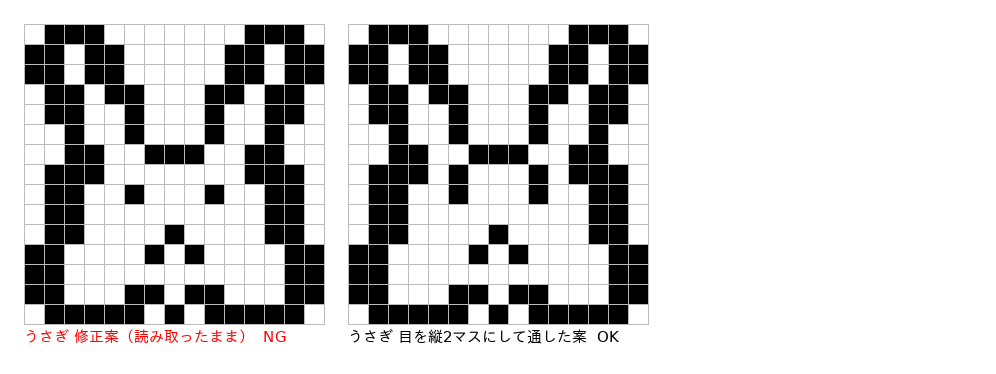
#> input picture kdp_nonogram/sample/うさぎ_比較.png, 996 x 374 px
$ python read_edited.py '../sample/うさぎ_比較.png' 5 '../sample/てるてる坊主_比較.png' '../sample/てるてる坊主_比較.png'
#> lines starting #> are read from the running program, lines starting #| are printed output that depends on the picture; after the words box and inside, x2 and y2 are one past the last pixel; in counts of white or black regions, pixels touching at a corner belong together
### kdp_nonogram/tools/nonogram.py
"""ノノグラムの手がかり計算と検査。

検査は2段階:
  1. line_solve  … 行・列ごとの論理だけで最後まで解けるか（＝当てずっぽう不要）
  2. count_solutions … 解の個数を数える（上限2）。1なら一意
本に載せる条件は「1が成功」。1が成功すれば解は必ず1つ。
"""
from functools import lru_cache


# [6 lines left out: function load, not called in this run]


def line_clue(cells):
    out, run = [], 0
    for c in cells:
        if c:
            run += 1
        elif run:
            out.append(run); run = 0
    if run:
        out.append(run)
    return out


def clues(grid):
    rows = [line_clue(r) for r in grid]
    cols = [line_clue([r[x] for r in grid]) for x in range(len(grid[0]))]
    return rows, cols


def _line_possible(clue, known):
    """known: 1=黒, 0=白, None=未定。各マスが黒になれるか・白になれるかを返す。"""
    n, k = len(known), len(clue)

    @lru_cache(maxsize=None)
    def fits(pos, ci):
        # pos 以降に clue[ci:] を置けるか
        if ci == k:
            return all(known[i] != 1 for i in range(pos, n))
        if pos >= n:
            return False
        ok = False
        if known[pos] != 1 and fits(pos + 1, ci):
            ok = True
        L = clue[ci]
        if (pos + L <= n and all(known[i] != 0 for i in range(pos, pos + L))
                and (pos + L == n or known[pos + L] != 1)):
            if fits(min(pos + L + 1, n), ci + 1):
                ok = True
        return ok

    can_b, can_w = [False] * n, [False] * n

    @lru_cache(maxsize=None)
    def mark(pos, ci):
        if not fits(pos, ci):
            return
        if ci == k:
            for i in range(pos, n):
                can_w[i] = True
            return
        if known[pos] != 1 and fits(pos + 1, ci):
            can_w[pos] = True
            mark(pos + 1, ci)
        L = clue[ci]
        if (pos + L <= n and all(known[i] != 0 for i in range(pos, pos + L))
                and (pos + L == n or known[pos + L] != 1)
                and fits(min(pos + L + 1, n), ci + 1)):
            for i in range(pos, pos + L):
                can_b[i] = True
            if pos + L < n:
                can_w[pos + L] = True
            mark(min(pos + L + 1, n), ci + 1)

    if not fits(0, 0):
        return None
    mark(0, 0)
    return can_b, can_w


def line_solve(rows, cols, board=None):
    """論理だけで詰める。戻り値 (board, 状態)。状態: 'solved' / 'stuck' / 'contradiction'"""
    h, w = len(rows), len(cols)
    b = [r[:] for r in board] if board else [[None] * w for _ in range(h)]
    changed = True
    while changed:
        changed = False
        for y in range(h):
            r = _line_possible(tuple(rows[y]), tuple(b[y]))
            if r is None:
                return b, "contradiction"
            for x in range(w):
                if b[y][x] is None and r[0][x] != r[1][x]:
                    b[y][x] = 1 if r[0][x] else 0; changed = True
        for x in range(w):
            r = _line_possible(tuple(cols[x]), tuple(b[y][x] for y in range(h)))
            if r is None:
                return b, "contradiction"
            for y in range(h):
                if b[y][x] is None and r[0][y] != r[1][y]:
                    b[y][x] = 1 if r[0][y] else 0; changed = True
    done = all(c is not None for r in b for c in r)
    return b, "solved" if done else "stuck"


# [16 lines left out: function count_solutions, not called in this run]


def check(grid):
    rows, cols = clues(grid)
    b, st = line_solve(rows, cols)
    same = st == "solved" and all((b[y][x] == 1) == grid[y][x] for y in range(len(grid)) for x in range(len(grid[0])))
    unknown = sum(c is None for r in b for c in r)
    # 決まらないマスが多い絵で解の数を数えると終わらない（30×30の細い線の絵で10分以上）。その場合は数えない（None）
    n = 1 if same else (count_solutions(rows, cols) if unknown <= 60 else None)
    return {"logic_only": same, "solutions": n, "stuck_cells": unknown,
            "fill": sum(map(sum, grid)) / (len(grid) * len(grid[0])),
            "empty_lines": sum(not c for c in rows) + sum(not c for c in cols)}


def title_of(path):
    return open(path, encoding="utf-8").readline().lstrip("; ").strip()


# [10 lines left out: function title_runs, not called in this run]

### kdp_nonogram/tools/read_edited.py
"""本人が一覧の画像に手を入れて送ってきた絵を読む。
画像のどこに絵があっても、薄い灰色の格子線を1本ずつ見つけ、線と線の中点を見て黒白を決める。
使い方: python3 tools/read_edited.py 画像 マス数 [出力.txt "題"]"""
import sys, os
sys.path.insert(0, os.path.dirname(__file__))
import numpy as np
from PIL import Image


def _peaks(v, th):
    idx = [k for k in range(len(v)) if v[k] > th]
    out, cur = [], [idx[0]]
    for k in idx[1:]:
        if k - cur[-1] <= 2:
            cur.append(k)
        else:
            out.append(sum(cur) / len(cur)); cur = [k]
    out.append(sum(cur) / len(cur))
    return out


def _regular(p, n):
    """n+1 本の等間隔の線の並びを探す（題の文字などの余計な線を除く）"""
    best = None
    for i in range(len(p) - n):
        seg = p[i:i + n + 1]
        d = np.diff(seg)
        err = d.std() / d.mean()
        if best is None or err < best[0]:
            best = (err, seg)
    return best


def read(path, n):
#> called with path = '../sample/うさぎ_比較.png', n = 5
    im = Image.open(path)
#> im is the input picture: PIL image 996x374 RGB; mean R, G, B 202.6, 202.1, 202.1
    bg = Image.new("RGBA", im.size, "white"); bg.alpha_composite(im.convert("RGBA"))
#> after `bg = Image.new('RGBA', im.size, 'white')`: bg: PIL image 996x374 RGBA; every value is 255
    a = np.asarray(bg.convert("L")).astype(float)
    g = (a > 150) & (a < 236)
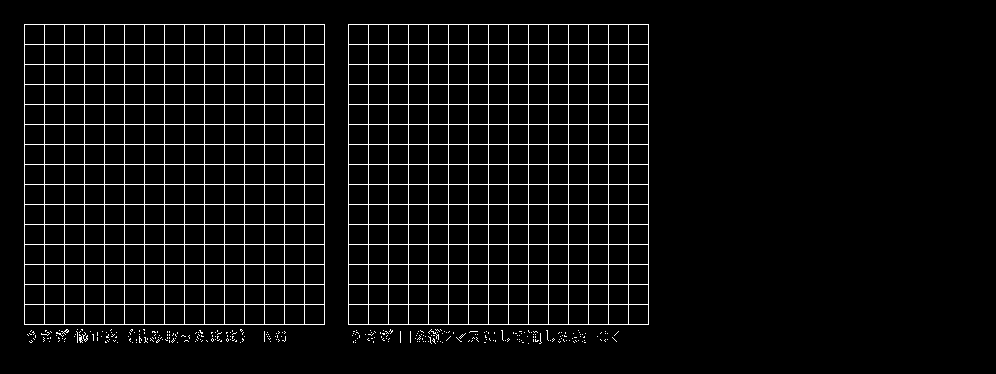
#> g: shape (374, 996) bool; 5.3% white in thin lines or dots, all inside (x1, y1, x2, y2) = (24, 24, 649, 344)
    cs, rs = g.sum(0), g.sum(1)
#> cs = 996 values, max 312 at index 264, min 0 at index 0, mean 19.71; rs = 374 values, max 602 at index 24, min 0 at index 0, mean 52.49
    ex, xs = _regular(_peaks(cs, cs.max() * 0.45), n)
#> in _peaks, `idx = [k for k in range(len(v)) if v[k] > th]`: idx = 32 values from 24 to 648
#> in _peaks, `out, cur = [], [idx[0]]`: out = []; cur = [24]
#> the loop in _peaks, `for k in idx[1:]:` made 31 passes
#> (k, cur) on passes 1 to 12: (44, [44]), (64, [64]), (84, [84]), (104, [104]), (124, [124]), (144, [144]), (164, [164]), (184, [184]), (204, [204]), (224, [224]), (244, [244]), (264, [264])
#> after the loop in _peaks, `for k in idx[1:]:`: out = 31 values from 24 to 628
#> the loop in _regular, `for i in range(len(p) - n):` made 27 passes
#> (d, err, best) on pass 1: ([20, 20, 20, 20, 20], 0, (0, [24, 44, 64, 84, 104, 124]))
#> (seg, d, err) on passes 2 to 7: ([44, 64, 84, 104, 124, 144], [20, 20, 20, 20, 20], 0), ([64, 84, 104, 124, 144, 164], [20, 20, 20, 20, 20], 0), ([84, 104, 124, 144, 164, 184], [20, 20, 20, 20, 20], 0), ([104, 124, 144, 164, 184, 204], [20, 20, 20, 20, 20], 0), ([124, 144, 164, 184, 204, 224], [20, 20, 20, 20, 20], 0), ([144, 164, 184, 204, 224, 244], [20, 20, 20, 20, 20], 0)
#> ex = 0; xs = [24, 44, 64, 84, 104, 124]
    ey, ys = _regular(_peaks(rs, rs.max() * 0.45), n)
#> the loop in _peaks (call 2), `for k in idx[1:]:` made 15 passes
#> the loop in _regular (call 2), `for i in range(len(p) - n):` made 11 passes
#> best on pass 1: (0, [24, 44, 64, 84, 104, 124])
#> seg on passes 2 to 7: [44, 64, 84, 104, 124, 144], [64, 84, 104, 124, 144, 164], [84, 104, 124, 144, 164, 184], [104, 124, 144, 164, 184, 204], [124, 144, 164, 184, 204, 224], [144, 164, 184, 204, 224, 244]
#> ey = 0; ys = [24, 44, 64, 84, 104, 124]
    cell = (xs[-1] - xs[0]) / n
#> cell = 20
    h = max(2, int(cell * 0.22))
#> h = 4
    rows, amb = [], []
    for r in range(n):
        line = []
        for c in range(n):
            cx, cy = (xs[c] + xs[c + 1]) / 2, (ys[r] + ys[r + 1]) / 2
            m = a[int(cy - h):int(cy + h + 1), int(cx - h):int(cx + h + 1)].mean()
            if 70 < m < 185:
                amb.append((r, c, round(m)))
            line.append(m < 128)
        rows.append(line)
#> after the loop, amb = []; rows = [[False, True, True, True, False], [True, True, False, True, True], [True, True, False, True, True], [False, True, True, False, True], [False, True, True, False, False]]
    return rows, amb, (round(cell, 1), round(ex, 3), round(ey, 3))


if __name__ == "__main__":
    from nonogram import check
    g, amb, info = read(sys.argv[1], int(sys.argv[2]))
#> g has the same summary as rows in read; amb = []; info = (20, 0, 0)
    r = check(g)
#> in clues, `rows = [line_clue(r) for r in grid]`: rows = [[3], [2, 2], [2, 2], [2, 1], [2]]
#> in clues, `cols = [line_clue([r[x] for r in grid]) for x in range(len(grid[0]))]`: cols = [[2], [5], [1, 2], [3], [3]]
#> in check, `rows, cols = clues(grid)`: rows = [[3], [2, 2], [2, 2], [2, 1], [2]]; cols = [[2], [5], [1, 2], [3], [3]]
#> in line_solve, `h, w = len(rows), len(cols)`: h = 5
#> in line_solve, `b = [r[:] for r in board] if board else [[None] * w for _ in range(h)]`: b = 5 items
#> after the loop in line_solve, `while changed:`: b = [[0, 1, 1, 1, 0], [1, 1, 0, 1, 1], [1, 1, 0, 1, 1], [0, 1, 1, 0, 1], [0, 1, 1, 0, 0]]
#> in line_solve, `done = all(c is not None for r in b for c in r)`: done = True
#> in check, `b, st = line_solve(rows, cols)`: st = 'solved'
#> in check, `same = st == "solved" and all((b[y][x] == 1) == grid[y][x] for y in ra..`: same = True
#> in check, `unknown = sum(c is None for r in b for c in r)`: unknown = 0
#> in check, `n = 1 if same else (count_solutions(rows, cols) if unknown <= 60 else ..`: n = 1
#> r = {'logic_only': True, 'solutions': 1, 'stuck_cells': 0, 'fill': 0.64, 'empty_lines': 0}
    print("1マス(画素)・格子のばらつき", info, "あいまい", amb, "論理だけ", r["logic_only"], "解", r["solutions"], "残り", r["stuck_cells"])
#| 1マス(画素)・格子のばらつき (20.0, 0.0, 0.0) あいまい [] 論理だけ True 解 1 残り 0
    print("\n".join("".join("#" if c else "." for c in row) for row in g))
    if len(sys.argv) > 4:
        with open(sys.argv[3], "w", encoding="utf-8") as f:
            f.write(f"; {sys.argv[4]}\n" + "\n".join("".join("#" if c else "." for c in row) for row in g) + "\n")

$ run again, on kdp_nonogram/sample/下描き_15x15_小物_v1.png
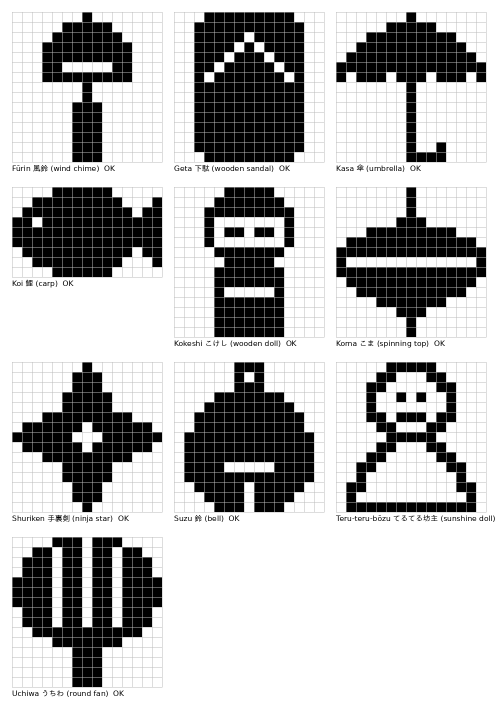
#> input picture kdp_nonogram/sample/下描き_15x15_小物_v1.png, 996 x 1424 px (shown at 1/2 size)
#> in read, im is the input picture: PIL image 996x1424 RGB; min 0, max 255, mean 185.8
#> bg: PIL image 996x1424 RGBA; every value is 255
#> in read, `g = (a > 150) & (a < 236)`:
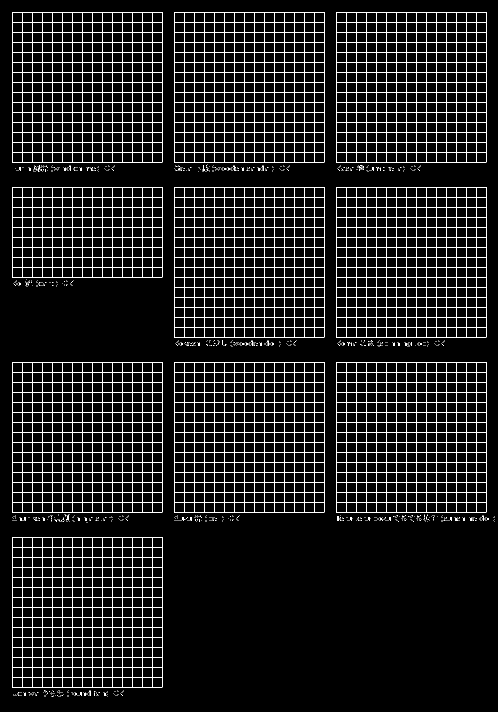
#> g: shape (1424, 996) bool (shown at 1/2 size); 6.5% white in thin lines or dots
#> cs = 996 values, max 1090 at index 104, min 0 at index 0, mean 93.01; rs = 1424 values, max 903 at index 24, min 0 at index 0, mean 65.06
#> idx = 48 values from 24 to 972
#> in _peaks, `out, cur = [], [idx[0]]`: out = []; cur = [24]
#> the loop in _peaks, `for k in idx[1:]:` made 47 passes
#> (k, cur) on passes 1 to 8: (44, [44]), (64, [64]), (84, [84]), (104, [104]), (124, [124]), (144, [144]), (164, [164]), (184, [184])
#> after the loop in _peaks, `for k in idx[1:]:`: out = 47 values from 24 to 952
#> the loop in _regular, `for i in range(len(p) - n):` made 43 passes
#> (d, err, best) on pass 1: ([20, 20, 20, 20, 20], 0, (0, [24, 44, 64, 84, 104, 124]))
#> ex = 0; xs = [24, 44, 64, 84, 104, 124]
#> the loop in _peaks (call 2), `for k in idx[1:]:` made 47 passes
#> the loop in _regular (call 2), `for i in range(len(p) - n):` made 43 passes
#> ey = 0; ys = [24, 44, 64, 84, 104, 124]
#> cell = 20
#> in read, `h = max(2, int(cell * 0.22))`: h = 4
#> after the loop in read, `for r in range(n):`: amb = []; rows = [[False, False, False, False, False], [False, False, False, False, False], [False, False, False, False, True], [False, False, False, True, True], [False, False, False, True, True]]
#> `g, amb, info = read(sys.argv[1], int(sys.argv[2]))`: g has the same summary as rows in read; amb = []; info = (20, 0, 0)
#> in clues, `rows = [line_clue(r) for r in grid]`: rows = [[], [], [1], [2], [2]]
#> in clues, `cols = [line_clue([r[x] for r in grid]) for x in range(len(grid[0]))]`: cols = [[], [], [], [2], [3]]
#> in check, `rows, cols = clues(grid)`: rows = [[], [], [1], [2], [2]]; cols = [[], [], [], [2], [3]]
#> in line_solve, `h, w = len(rows), len(cols)`: h = 5
#> in line_solve, `b = [r[:] for r in board] if board else [[None] * w for _ in range(h)]`: b = 5 items
#> after the loop in line_solve, `while changed:`: b = [[0, 0, 0, 0, 0], [0, 0, 0, 0, 0], [0, 0, 0, 0, 1], [0, 0, 0, 1, 1], [0, 0, 0, 1, 1]]
#> done = True
#> st = 'solved'
#> same = True
#> unknown = 0
#> n = 1
#> r = {'logic_only': True, 'solutions': 1, 'stuck_cells': 0, 'fill': 0.2, 'empty_lines': 5}
#| 1マス(画素)・格子のばらつき (20.0, 0.0, 0.0) あいまい [] 論理だけ True 解 1 残り 0
